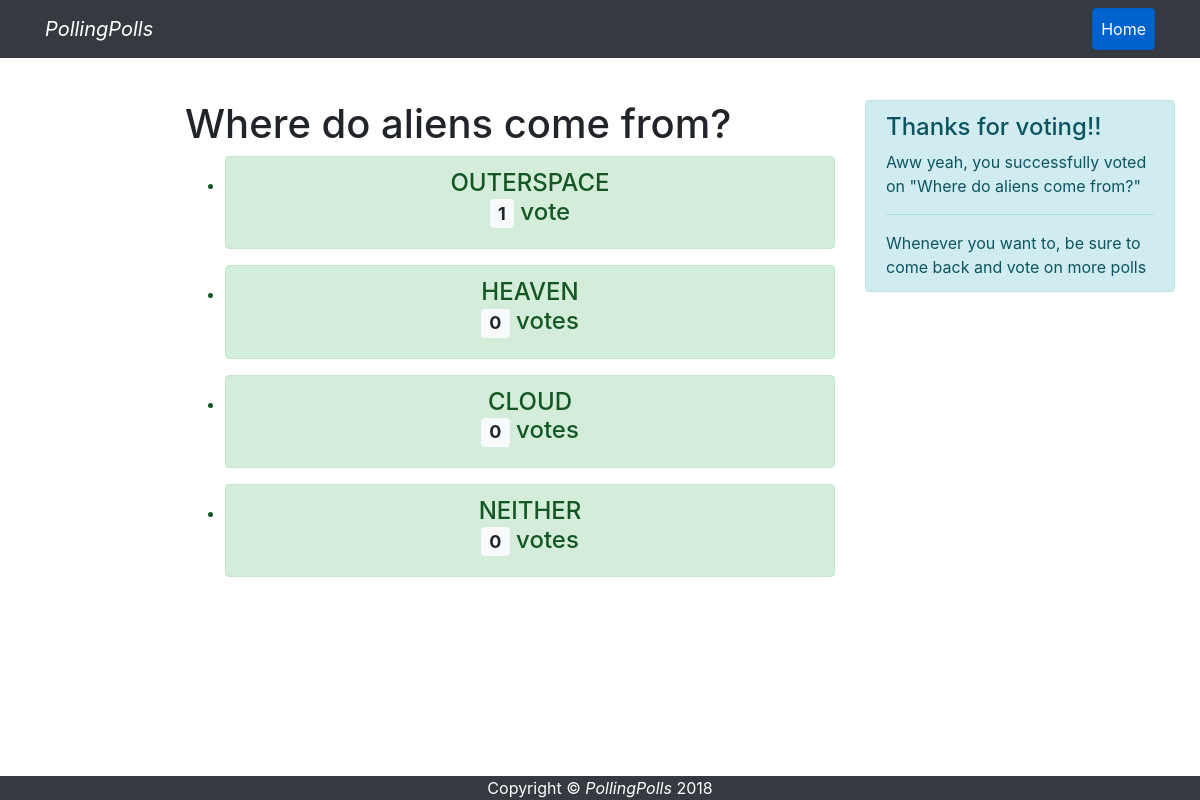
/15/report/, run on the app's committed database.
### pollapp/models.py (models this page shows, shortened)
class Question(models.Model):
    question_text = models.CharField(max_length=200)
    question_date = models.DateTimeField('date published')

class Choice(models.Model):
    question = models.ForeignKey(Question, on_delete=models.CASCADE)
    choice_text = models.CharField(max_length=200)
    votes = models.IntegerField(default=0)

### pollapp/views.py (the view)
# urls.py: path('<int:pk>/report/', views.ReportView.as_view(), name='poll_report'),
class ReportView(DetailView):
    model = Question
    template_name = 'pollapp/poll_report.html'

### pollapp/templates/pollapp/poll_report.html
{% extends 'poll_base.html' %}
{% block poll_content %}
  <div class="col-md-4 float-right container top">
    <div class="alert alert-info" role="alert">
      <h4 class="alert-heading">Thanks for voting!!</h4>
      <p>Aww yeah, you successfully voted on "{{ question.question_text }}"</p>
  <hr>
  <p class="mb-0">Whenever you want to, be sure to come back and vote on more polls</p>
</div>
  </div>
  <div class="col-md-8 float-left top">
    <h1>{{ question.question_text }}</h1>
    <ul>
      {% for choice in question.choice_set.all %}
        <li class="alert alert-success text-center">
          <h4>
            <span class="choice_text">{{ choice.choice_text|upper }}</span><br>
            <span class="choice_votes badge badge-light btn btn-lg">{{ choice.votes }}</span>
            <span class="choice_vote_text">vote{{ choice.votes|pluralize }}</span>
          </h4>
        </li>
      {% endfor %}
    </ul>
{% endblock poll_content%}

### static/css/pagecss.css (style rules this page uses)
.top { padding-top: 100px; }

### data on the page
Question: question_text "Where do aliens come from?"
Choice: choice_text "OUTERSPACE", votes "1"
Choice: choice_text "HEAVEN", votes "0"
Choice: choice_text "CLOUD", votes "0"
Choice: choice_text "NEITHER", votes "0"
